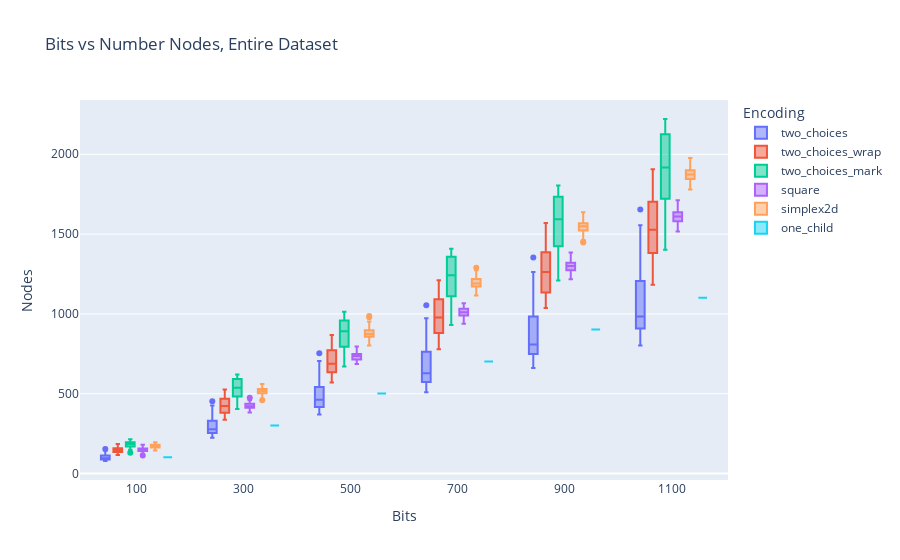
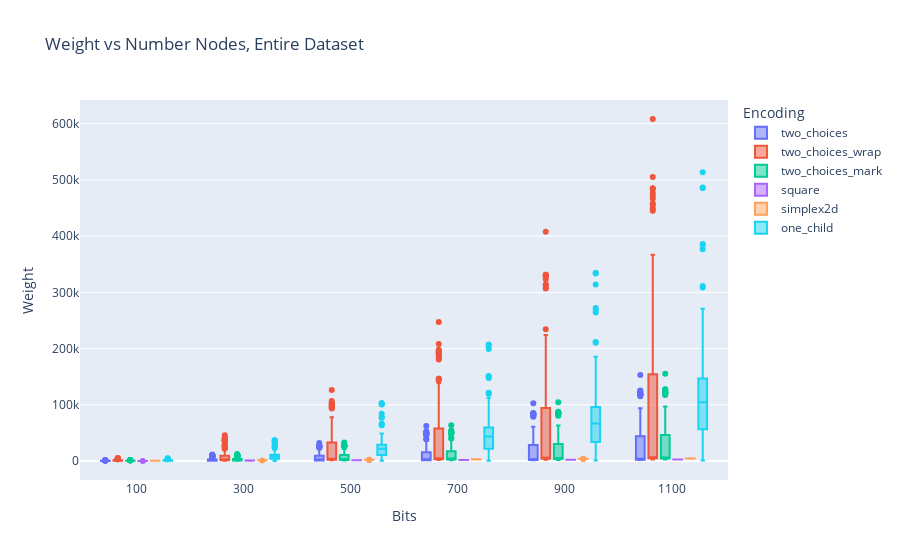
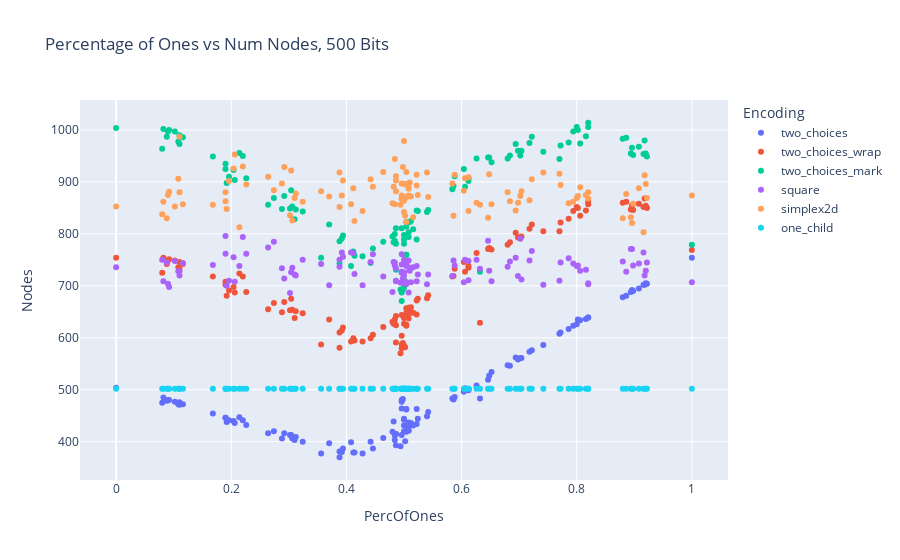
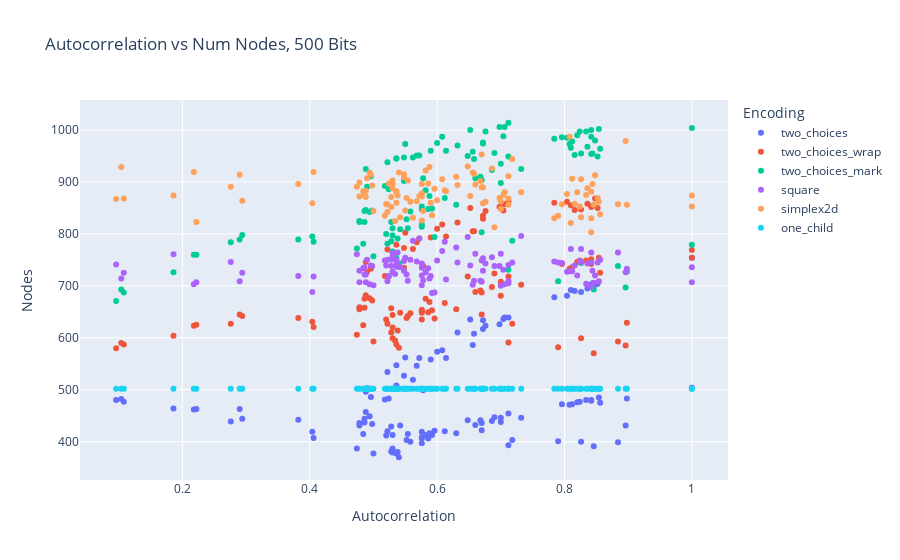

The code cell stored with these charts, in order, in its notebook:
### Markdown cell above
#### 4. Reports

### Code cell
fig = px.box(df, x="Bits", y="Nodes", color="Encoding", 
             title="Bits vs Number Nodes, Entire Dataset")
fig.show()

fig = px.box(df, x="Bits", y="Weight", color="Encoding", 
             title="Weight vs Number Nodes, Entire Dataset")
fig.show()

df_500 = df[df['Bits'] == 500] 
fig = px.scatter(df_500, x="PercOfOnes", y="Nodes", color="Encoding", 
             title="Percentage of Ones vs Num Nodes, 500 Bits")
fig.show()

fig = px.scatter(df_500, x="Autocorrelation", y="Nodes", color="Encoding", 
             title="Autocorrelation vs Num Nodes, 500 Bits")
fig.show()

### Figure 1 — Plotly figure (JSON) as saved in the notebook; plotly's stock layout.template omitted (floating-point values rounded to 4 significant figures; data arrays with more than 128 entries replaced by an {"elided": "..."} marker saying what was removed)
{"data": [{"alignmentgroup": "True", "hovertemplate": "Encoding=two_choices<br>Bits=%{x}<br>Nodes=%{y}<extra></extra>", "legendgroup": "two_choices", "marker": {"color": "#636efa"}, "name": "two_choices", "notched": false, "offsetgroup": "two_choices", "orientation": "v", "showlegend": true, "type": "box", "x": {"elided": "714 int values"}, "x0": " ", "xaxis": "x", "y": {"elided": "714 int values"}, "y0": " ", "yaxis": "y"}, {"alignmentgroup": "True", "hovertemplate": "Encoding=two_choices_wrap<br>Bits=%{x}<br>Nodes=%{y}<extra></extra>", "legendgroup": "two_choices_wrap", "marker": {"color": "#EF553B"}, "name": "two_choices_wrap", "notched": false, "offsetgroup": "two_choices_wrap", "orientation": "v", "showlegend": true, "type": "box", "x": {"elided": "714 int values"}, "x0": " ", "xaxis": "x", "y": {"elided": "714 int values"}, "y0": " ", "yaxis": "y"}, {"alignmentgroup": "True", "hovertemplate": "Encoding=two_choices_mark<br>Bits=%{x}<br>Nodes=%{y}<extra></extra>", "legendgroup": "two_choices_mark", "marker": {"color": "#00cc96"}, "name": "two_choices_mark", "notched": false, "offsetgroup": "two_choices_mark", "orientation": "v", "showlegend": true, "type": "box", "x": {"elided": "714 int values"}, "x0": " ", "xaxis": "x", "y": {"elided": "714 int values"}, "y0": " ", "yaxis": "y"}, {"alignmentgroup": "True", "hovertemplate": "Encoding=square<br>Bits=%{x}<br>Nodes=%{y}<extra></extra>", "legendgroup": "square", "marker": {"color": "#ab63fa"}, "name": "square", "notched": false, "offsetgroup": "square", "orientation": "v", "showlegend": true, "type": "box", "x": {"elided": "714 int values"}, "x0": " ", "xaxis": "x", "y": {"elided": "714 int values"}, "y0": " ", "yaxis": "y"}, {"alignmentgroup": "True", "hovertemplate": "Encoding=simplex2d<br>Bits=%{x}<br>Nodes=%{y}<extra></extra>", "legendgroup": "simplex2d", "marker": {"color": "#FFA15A"}, "name": "simplex2d", "notched": false, "offsetgroup": "simplex2d", "orientation": "v", "showlegend": true, "type": "box", "x": {"elided": "714 int values"}, "x0": " ", "xaxis": "x", "y": {"elided": "714 int values"}, "y0": " ", "yaxis": "y"}, {"alignmentgroup": "True", "hovertemplate": "Encoding=one_child<br>Bits=%{x}<br>Nodes=%{y}<extra></extra>", "legendgroup": "one_child", "marker": {"color": "#19d3f3"}, "name": "one_child", "notched": false, "offsetgroup": "one_child", "orientation": "v", "showlegend": true, "type": "box", "x": {"elided": "714 int values"}, "x0": " ", "xaxis": "x", "y": {"elided": "714 int values"}, "y0": " ", "yaxis": "y"}], "layout": {"boxmode": "group", "legend": {"title": {"text": "Encoding"}, "tracegroupgap": 0}, "title": {"text": "Bits vs Number Nodes, Entire Dataset"}, "xaxis": {"anchor": "y", "domain": [0, 1], "title": {"text": "Bits"}}, "yaxis": {"anchor": "x", "domain": [0, 1], "title": {"text": "Nodes"}}}}

### Figure 2 — Plotly figure (JSON) as saved in the notebook; plotly's stock layout.template omitted (floating-point values rounded to 4 significant figures; data arrays with more than 128 entries replaced by an {"elided": "..."} marker saying what was removed)
{"data": [{"alignmentgroup": "True", "hovertemplate": "Encoding=two_choices<br>Bits=%{x}<br>Weight=%{y}<extra></extra>", "legendgroup": "two_choices", "marker": {"color": "#636efa"}, "name": "two_choices", "notched": false, "offsetgroup": "two_choices", "orientation": "v", "showlegend": true, "type": "box", "x": {"elided": "714 int values"}, "x0": " ", "xaxis": "x", "y": {"elided": "714 int values"}, "y0": " ", "yaxis": "y"}, {"alignmentgroup": "True", "hovertemplate": "Encoding=two_choices_wrap<br>Bits=%{x}<br>Weight=%{y}<extra></extra>", "legendgroup": "two_choices_wrap", "marker": {"color": "#EF553B"}, "name": "two_choices_wrap", "notched": false, "offsetgroup": "two_choices_wrap", "orientation": "v", "showlegend": true, "type": "box", "x": {"elided": "714 int values"}, "x0": " ", "xaxis": "x", "y": {"elided": "714 int values"}, "y0": " ", "yaxis": "y"}, {"alignmentgroup": "True", "hovertemplate": "Encoding=two_choices_mark<br>Bits=%{x}<br>Weight=%{y}<extra></extra>", "legendgroup": "two_choices_mark", "marker": {"color": "#00cc96"}, "name": "two_choices_mark", "notched": false, "offsetgroup": "two_choices_mark", "orientation": "v", "showlegend": true, "type": "box", "x": {"elided": "714 int values"}, "x0": " ", "xaxis": "x", "y": {"elided": "714 int values"}, "y0": " ", "yaxis": "y"}, {"alignmentgroup": "True", "hovertemplate": "Encoding=square<br>Bits=%{x}<br>Weight=%{y}<extra></extra>", "legendgroup": "square", "marker": {"color": "#ab63fa"}, "name": "square", "notched": false, "offsetgroup": "square", "orientation": "v", "showlegend": true, "type": "box", "x": {"elided": "714 int values"}, "x0": " ", "xaxis": "x", "y": {"elided": "714 int values"}, "y0": " ", "yaxis": "y"}, {"alignmentgroup": "True", "hovertemplate": "Encoding=simplex2d<br>Bits=%{x}<br>Weight=%{y}<extra></extra>", "legendgroup": "simplex2d", "marker": {"color": "#FFA15A"}, "name": "simplex2d", "notched": false, "offsetgroup": "simplex2d", "orientation": "v", "showlegend": true, "type": "box", "x": {"elided": "714 int values"}, "x0": " ", "xaxis": "x", "y": {"elided": "714 int values"}, "y0": " ", "yaxis": "y"}, {"alignmentgroup": "True", "hovertemplate": "Encoding=one_child<br>Bits=%{x}<br>Weight=%{y}<extra></extra>", "legendgroup": "one_child", "marker": {"color": "#19d3f3"}, "name": "one_child", "notched": false, "offsetgroup": "one_child", "orientation": "v", "showlegend": true, "type": "box", "x": {"elided": "714 int values"}, "x0": " ", "xaxis": "x", "y": {"elided": "714 int values"}, "y0": " ", "yaxis": "y"}], "layout": {"boxmode": "group", "legend": {"title": {"text": "Encoding"}, "tracegroupgap": 0}, "title": {"text": "Weight vs Number Nodes, Entire Dataset"}, "xaxis": {"anchor": "y", "domain": [0, 1], "title": {"text": "Bits"}}, "yaxis": {"anchor": "x", "domain": [0, 1], "title": {"text": "Weight"}}}}

### Figure 3 — Plotly figure (JSON) as saved in the notebook; plotly's stock layout.template omitted (floating-point values rounded to 4 significant figures)
{"data": [{"hovertemplate": "Encoding=two_choices<br>PercOfOnes=%{x}<br>Nodes=%{y}<extra></extra>", "legendgroup": "two_choices", "marker": {"color": "#636efa", "symbol": "circle"}, "mode": "markers", "name": "two_choices", "orientation": "v", "showlegend": true, "type": "scatter", "x": [0.108, 0.092, 0.08, 0.088, 0.09, 0.11, 0.11, 0.082, 0.102, 0.116, 0.19, 0.192, 0.168, 0.196, 0.214, 0.22, 0.226, 0.206, 0.204, 0.19, 0.288, 0.302, 0.306, 0.324, 0.304, 0.31, 0.312, 0.274, 0.264, 0.292, 0.37, 0.428, 0.388, 0.388, 0.414, 0.356, 0.446, 0.412, 0.394, 0.392, 0.484, 0.51, 0.504, 0.5, 0.512, 0.524, 0.542, 0.486, 0.508, 0.516, 0.648, 0.606, 0.586, 0.646, 0.584, 0.612, 0.604, 0.588, 0.612, 0.626, 0.684, 0.68, 0.722, 0.718, 0.652, 0.694, 0.698, 0.742, 0.704, 0.702, 0.802, 0.82, 0.786, 0.77, 0.816, 0.82, 0.8, 0.794, 0.806, 0.772, 0.894, 0.922, 0.918, 0.896, 0.916, 0.908, 0.898, 0.92, 0.88, 0.886, 0, 1, 0.496, 0.498, 0.496, 0.504, 0.496, 0.504, 0.5, 0.522, 0.482, 0.48, 0.464, 0.5, 0.496, 0.522, 0.54, 0.486, 0.508, 0.504, 0.486, 0.484, 0.508, 0.502, 0.494, 0.442, 0.632, 0.408, 0.5], "xaxis": "x", "y": [472, 480, 475, 479, 480, 476, 471, 485, 477, 472, 446, 438, 454, 441, 447, 441, 432, 436, 440, 446, 406, 413, 406, 400, 413, 403, 409, 420, 416, 416, 397, 377, 381, 370, 379, 377, 387, 379, 387, 380, 412, 431, 429, 420, 436, 444, 457, 415, 437, 431, 527, 503, 481, 519, 483, 502, 496, 486, 499, 508, 546, 547, 576, 573, 534, 562, 558, 586, 561, 561, 635, 639, 617, 608, 636, 639, 626, 623, 634, 610, 688, 704, 702, 692, 702, 695, 690, 705, 678, 681, 504, 754, 480, 482, 477, 463, 464, 462, 444, 463, 439, 419, 407, 442, 413, 434, 449, 415, 421, 419, 393, 403, 422, 401, 391, 400, 483, 399, 431], "yaxis": "y"}, {"hovertemplate": "Encoding=two_choices_wrap<br>PercOfOnes=%{x}<br>Nodes=%{y}<extra></extra>", "legendgroup": "two_choices_wrap", "marker": {"color": "#EF553B", "symbol": "circle"}, "mode": "markers", "name": "two_choices_wrap", "orientation": "v", "showlegend": true, "type": "scatter", "x": [0.108, 0.092, 0.08, 0.088, 0.09, 0.11, 0.11, 0.082, 0.102, 0.116, 0.19, 0.192, 0.168, 0.196, 0.214, 0.22, 0.226, 0.206, 0.204, 0.19, 0.288, 0.302, 0.306, 0.324, 0.304, 0.31, 0.312, 0.274, 0.264, 0.292, 0.37, 0.428, 0.388, 0.388, 0.414, 0.356, 0.446, 0.412, 0.394, 0.392, 0.484, 0.51, 0.504, 0.5, 0.512, 0.524, 0.542, 0.486, 0.508, 0.516, 0.648, 0.606, 0.586, 0.646, 0.584, 0.612, 0.604, 0.588, 0.612, 0.626, 0.684, 0.68, 0.722, 0.718, 0.652, 0.694, 0.698, 0.742, 0.704, 0.702, 0.802, 0.82, 0.786, 0.77, 0.816, 0.82, 0.8, 0.794, 0.806, 0.772, 0.894, 0.922, 0.918, 0.896, 0.916, 0.908, 0.898, 0.92, 0.88, 0.886, 0, 1, 0.496, 0.498, 0.496, 0.504, 0.496, 0.504, 0.5, 0.522, 0.482, 0.48, 0.464, 0.5, 0.496, 0.522, 0.54, 0.486, 0.508, 0.504, 0.486, 0.484, 0.508, 0.502, 0.494, 0.442, 0.632, 0.408, 0.5], "xaxis": "x", "y": [736, 751, 725, 742, 749, 746, 733, 754, 749, 742, 702, 681, 718, 691, 724, 718, 688, 687, 698, 708, 649, 653, 654, 647, 675, 638, 651, 667, 655, 669, 635, 593, 610, 581, 595, 587, 606, 599, 620, 614, 635, 655, 657, 627, 659, 675, 682, 624, 658, 648, 773, 727, 719, 771, 718, 735, 746, 733, 738, 763, 784, 779, 818, 810, 770, 802, 793, 805, 795, 791, 850, 857, 829, 805, 845, 862, 852, 844, 835, 822, 847, 850, 868, 855, 852, 858, 846, 854, 860, 862, 754, 769, 580, 590, 587, 625, 604, 623, 642, 645, 627, 631, 621, 638, 644, 672, 676, 642, 637, 648, 591, 627, 645, 582, 570, 599, 629, 593, 585], "yaxis": "y"}, {"hovertemplate": "Encoding=two_choices_mark<br>PercOfOnes=%{x}<br>Nodes=%{y}<extra></extra>", "legendgroup": "two_choices_mark", "marker": {"color": "#00cc96", "symbol": "circle"}, "mode": "markers", "name": "two_choices_mark", "orientation": "v", "showlegend": true, "type": "scatter", "x": [0.108, 0.092, 0.08, 0.088, 0.09, 0.11, 0.11, 0.082, 0.102, 0.116, 0.19, 0.192, 0.168, 0.196, 0.214, 0.22, 0.226, 0.206, 0.204, 0.19, 0.288, 0.302, 0.306, 0.324, 0.304, 0.31, 0.312, 0.274, 0.264, 0.292, 0.37, 0.428, 0.388, 0.388, 0.414, 0.356, 0.446, 0.412, 0.394, 0.392, 0.484, 0.51, 0.504, 0.5, 0.512, 0.524, 0.542, 0.486, 0.508, 0.516, 0.648, 0.606, 0.586, 0.646, 0.584, 0.612, 0.604, 0.588, 0.612, 0.626, 0.684, 0.68, 0.722, 0.718, 0.652, 0.694, 0.698, 0.742, 0.704, 0.702, 0.802, 0.82, 0.786, 0.77, 0.816, 0.82, 0.8, 0.794, 0.806, 0.772, 0.894, 0.922, 0.918, 0.896, 0.916, 0.908, 0.898, 0.92, 0.88, 0.886, 0, 1, 0.496, 0.498, 0.496, 0.504, 0.496, 0.504, 0.5, 0.522, 0.482, 0.48, 0.464, 0.5, 0.496, 0.522, 0.54, 0.486, 0.508, 0.504, 0.486, 0.484, 0.508, 0.502, 0.494, 0.442, 0.632, 0.408, 0.5], "xaxis": "x", "y": [978, 1000, 964, 987, 997, 990, 973, 1002, 997, 986, 925, 898, 949, 910, 956, 950, 907, 904, 923, 935, 848, 849, 853, 843, 884, 828, 847, 869, 856, 873, 818, 757, 786, 743, 758, 754, 772, 766, 797, 791, 800, 823, 823, 781, 825, 844, 846, 781, 823, 809, 947, 891, 892, 947, 886, 902, 925, 911, 907, 945, 951, 945, 987, 975, 938, 973, 960, 958, 960, 951, 1000, 1006, 976, 944, 988, 1014, 1006, 997, 974, 970, 955, 949, 980, 966, 954, 968, 952, 955, 983, 985, 1004, 779, 671, 693, 687, 760, 726, 760, 798, 789, 784, 795, 785, 789, 811, 845, 842, 811, 794, 814, 731, 787, 803, 709, 693, 744, 727, 738, 697], "yaxis": "y"}, {"hovertemplate": "Encoding=square<br>PercOfOnes=%{x}<br>Nodes=%{y}<extra></extra>", "legendgroup": "square", "marker": {"color": "#ab63fa", "symbol": "circle"}, "mode": "markers", "name": "square", "orientation": "v", "showlegend": true, "type": "scatter", "x": [0.108, 0.092, 0.08, 0.088, 0.09, 0.11, 0.11, 0.082, 0.102, 0.116, 0.19, 0.192, 0.168, 0.196, 0.214, 0.22, 0.226, 0.206, 0.204, 0.19, 0.288, 0.302, 0.306, 0.324, 0.304, 0.31, 0.312, 0.274, 0.264, 0.292, 0.37, 0.428, 0.388, 0.388, 0.414, 0.356, 0.446, 0.412, 0.394, 0.392, 0.484, 0.51, 0.504, 0.5, 0.512, 0.524, 0.542, 0.486, 0.508, 0.516, 0.648, 0.606, 0.586, 0.646, 0.584, 0.612, 0.604, 0.588, 0.612, 0.626, 0.684, 0.68, 0.722, 0.718, 0.652, 0.694, 0.698, 0.742, 0.704, 0.702, 0.802, 0.82, 0.786, 0.77, 0.816, 0.82, 0.8, 0.794, 0.806, 0.772, 0.894, 0.922, 0.918, 0.896, 0.916, 0.908, 0.898, 0.92, 0.88, 0.886, 0, 1, 0.496, 0.498, 0.496, 0.504, 0.496, 0.504, 0.5, 0.522, 0.482, 0.48, 0.464, 0.5, 0.496, 0.522, 0.54, 0.486, 0.508, 0.504, 0.486, 0.484, 0.508, 0.502, 0.494, 0.442, 0.632, 0.408, 0.5], "xaxis": "x", "y": [728, 698, 750, 745, 704, 720, 728, 709, 748, 744, 796, 700, 740, 710, 738, 794, 762, 708, 755, 762, 734, 686, 735, 750, 726, 722, 720, 785, 774, 714, 701, 701, 750, 737, 723, 742, 761, 763, 756, 764, 739, 729, 738, 750, 707, 722, 722, 734, 736, 736, 729, 750, 749, 787, 719, 748, 707, 739, 711, 750, 747, 737, 767, 749, 709, 754, 719, 702, 712, 791, 739, 703, 753, 710, 731, 705, 738, 743, 729, 745, 771, 745, 720, 771, 764, 743, 739, 729, 747, 727, 736, 707, 741, 714, 725, 707, 761, 703, 725, 709, 746, 688, 718, 719, 727, 738, 703, 710, 687, 743, 709, 745, 749, 745, 706, 746, 733, 764, 726], "yaxis": "y"}, {"hovertemplate": "Encoding=simplex2d<br>PercOfOnes=%{x}<br>Nodes=%{y}<extra></extra>", "legendgroup": "simplex2d", "marker": {"color": "#FFA15A", "symbol": "circle"}, "mode": "markers", "name": "simplex2d", "orientation": "v", "showlegend": true, "type": "scatter", "x": [0.108, 0.092, 0.08, 0.088, 0.09, 0.11, 0.11, 0.082, 0.102, 0.116, 0.19, 0.192, 0.168, 0.196, 0.214, 0.22, 0.226, 0.206, 0.204, 0.19, 0.288, 0.302, 0.306, 0.324, 0.304, 0.31, 0.312, 0.274, 0.264, 0.292, 0.37, 0.428, 0.388, 0.388, 0.414, 0.356, 0.446, 0.412, 0.394, 0.392, 0.484, 0.51, 0.504, 0.5, 0.512, 0.524, 0.542, 0.486, 0.508, 0.516, 0.648, 0.606, 0.586, 0.646, 0.584, 0.612, 0.604, 0.588, 0.612, 0.626, 0.684, 0.68, 0.722, 0.718, 0.652, 0.694, 0.698, 0.742, 0.704, 0.702, 0.802, 0.82, 0.786, 0.77, 0.816, 0.82, 0.8, 0.794, 0.806, 0.772, 0.894, 0.922, 0.918, 0.896, 0.916, 0.908, 0.898, 0.92, 0.88, 0.886, 0, 1, 0.496, 0.498, 0.496, 0.504, 0.496, 0.504, 0.5, 0.522, 0.482, 0.48, 0.464, 0.5, 0.496, 0.522, 0.54, 0.486, 0.508, 0.504, 0.486, 0.484, 0.508, 0.502, 0.494, 0.442, 0.632, 0.408, 0.5], "xaxis": "x", "y": [906, 881, 838, 830, 875, 880, 987, 862, 853, 857, 880, 848, 856, 902, 813, 930, 895, 953, 926, 863, 897, 836, 826, 862, 922, 869, 878, 884, 910, 929, 872, 844, 852, 918, 825, 882, 891, 888, 903, 874, 857, 899, 871, 842, 872, 875, 871, 882, 874, 832, 915, 907, 835, 831, 897, 909, 883, 914, 844, 860, 863, 880, 905, 865, 857, 845, 860, 918, 882, 873, 873, 880, 859, 916, 875, 868, 869, 862, 890, 894, 832, 869, 913, 821, 803, 888, 858, 896, 830, 877, 853, 874, 867, 929, 868, 823, 874, 919, 864, 914, 891, 859, 919, 896, 897, 893, 918, 903, 887, 896, 911, 944, 890, 835, 856, 905, 856, 857, 979], "yaxis": "y"}, {"hovertemplate": "Encoding=one_child<br>PercOfOnes=%{x}<br>Nodes=%{y}<extra></extra>", "legendgroup": "one_child", "marker": {"color": "#19d3f3", "symbol": "circle"}, "mode": "markers", "name": "one_child", "orientation": "v", "showlegend": true, "type": "scatter", "x": [0.108, 0.092, 0.08, 0.088, 0.09, 0.11, 0.11, 0.082, 0.102, 0.116, 0.19, 0.192, 0.168, 0.196, 0.214, 0.22, 0.226, 0.206, 0.204, 0.19, 0.288, 0.302, 0.306, 0.324, 0.304, 0.31, 0.312, 0.274, 0.264, 0.292, 0.37, 0.428, 0.388, 0.388, 0.414, 0.356, 0.446, 0.412, 0.394, 0.392, 0.484, 0.51, 0.504, 0.5, 0.512, 0.524, 0.542, 0.486, 0.508, 0.516, 0.648, 0.606, 0.586, 0.646, 0.584, 0.612, 0.604, 0.588, 0.612, 0.626, 0.684, 0.68, 0.722, 0.718, 0.652, 0.694, 0.698, 0.742, 0.704, 0.702, 0.802, 0.82, 0.786, 0.77, 0.816, 0.82, 0.8, 0.794, 0.806, 0.772, 0.894, 0.922, 0.918, 0.896, 0.916, 0.908, 0.898, 0.92, 0.88, 0.886, 0, 1, 0.496, 0.498, 0.496, 0.504, 0.496, 0.504, 0.5, 0.522, 0.482, 0.48, 0.464, 0.5, 0.496, 0.522, 0.54, 0.486, 0.508, 0.504, 0.486, 0.484, 0.508, 0.502, 0.494, 0.442, 0.632, 0.408, 0.5], "xaxis": "x", "y": [502, 502, 502, 502, 502, 502, 502, 502, 502, 502, 502, 502, 502, 502, 502, 502, 502, 502, 502, 502, 502, 502, 502, 502, 502, 502, 502, 502, 502, 502, 502, 502, 502, 502, 502, 502, 502, 502, 502, 502, 502, 502, 502, 502, 502, 502, 502, 502, 502, 502, 502, 502, 502, 502, 502, 502, 502, 502, 502, 502, 502, 502, 502, 502, 502, 502, 502, 502, 502, 502, 502, 502, 502, 502, 502, 502, 502, 502, 502, 502, 502, 502, 502, 502, 502, 502, 502, 502, 502, 502, 502, 502, 502, 502, 502, 502, 502, 502, 502, 502, 502, 502, 502, 502, 502, 502, 502, 502, 502, 502, 502, 502, 502, 502, 502, 502, 502, 502, 502], "yaxis": "y"}], "layout": {"legend": {"title": {"text": "Encoding"}, "tracegroupgap": 0}, "title": {"text": "Percentage of Ones vs Num Nodes, 500 Bits"}, "xaxis": {"anchor": "y", "domain": [0, 1], "title": {"text": "PercOfOnes"}}, "yaxis": {"anchor": "x", "domain": [0, 1], "title": {"text": "Nodes"}}}}

### Figure 4 — Plotly figure (JSON) as saved in the notebook; plotly's stock layout.template omitted (floating-point values rounded to 4 significant figures)
{"data": [{"hovertemplate": "Encoding=two_choices<br>Autocorrelation=%{x}<br>Nodes=%{y}<extra></extra>", "legendgroup": "two_choices", "marker": {"color": "#636efa", "symbol": "circle"}, "mode": "markers", "name": "two_choices", "orientation": "v", "showlegend": true, "type": "scatter", "x": [0.812, 0.842, 0.856, 0.842, 0.834, 0.82, 0.808, 0.854, 0.824, 0.796, 0.732, 0.7, 0.712, 0.668, 0.69, 0.648, 0.66, 0.67, 0.686, 0.7, 0.586, 0.592, 0.576, 0.558, 0.582, 0.552, 0.576, 0.612, 0.63, 0.588, 0.576, 0.5, 0.528, 0.54, 0.534, 0.536, 0.474, 0.53, 0.53, 0.538, 0.52, 0.478, 0.528, 0.522, 0.478, 0.486, 0.488, 0.484, 0.486, 0.542, 0.548, 0.49, 0.518, 0.562, 0.524, 0.548, 0.488, 0.496, 0.578, 0.536, 0.568, 0.536, 0.608, 0.6, 0.522, 0.55, 0.59, 0.656, 0.614, 0.572, 0.652, 0.706, 0.672, 0.658, 0.704, 0.712, 0.698, 0.676, 0.672, 0.632, 0.826, 0.852, 0.848, 0.81, 0.842, 0.836, 0.816, 0.844, 0.784, 0.804, 1, 1, 0.096, 0.104, 0.108, 0.222, 0.186, 0.218, 0.294, 0.29, 0.276, 0.404, 0.406, 0.382, 0.53, 0.498, 0.494, 0.554, 0.596, 0.576, 0.712, 0.718, 0.67, 0.79, 0.846, 0.826, 0.898, 0.884, 0.896], "xaxis": "x", "y": [472, 480, 475, 479, 480, 476, 471, 485, 477, 472, 446, 438, 454, 441, 447, 441, 432, 436, 440, 446, 406, 413, 406, 400, 413, 403, 409, 420, 416, 416, 397, 377, 381, 370, 379, 377, 387, 379, 387, 380, 412, 431, 429, 420, 436, 444, 457, 415, 437, 431, 527, 503, 481, 519, 483, 502, 496, 486, 499, 508, 546, 547, 576, 573, 534, 562, 558, 586, 561, 561, 635, 639, 617, 608, 636, 639, 626, 623, 634, 610, 688, 704, 702, 692, 702, 695, 690, 705, 678, 681, 504, 754, 480, 482, 477, 463, 464, 462, 444, 463, 439, 419, 407, 442, 413, 434, 449, 415, 421, 419, 393, 403, 422, 401, 391, 400, 483, 399, 431], "yaxis": "y"}, {"hovertemplate": "Encoding=two_choices_wrap<br>Autocorrelation=%{x}<br>Nodes=%{y}<extra></extra>", "legendgroup": "two_choices_wrap", "marker": {"color": "#EF553B", "symbol": "circle"}, "mode": "markers", "name": "two_choices_wrap", "orientation": "v", "showlegend": true, "type": "scatter", "x": [0.812, 0.842, 0.856, 0.842, 0.834, 0.82, 0.808, 0.854, 0.824, 0.796, 0.732, 0.7, 0.712, 0.668, 0.69, 0.648, 0.66, 0.67, 0.686, 0.7, 0.586, 0.592, 0.576, 0.558, 0.582, 0.552, 0.576, 0.612, 0.63, 0.588, 0.576, 0.5, 0.528, 0.54, 0.534, 0.536, 0.474, 0.53, 0.53, 0.538, 0.52, 0.478, 0.528, 0.522, 0.478, 0.486, 0.488, 0.484, 0.486, 0.542, 0.548, 0.49, 0.518, 0.562, 0.524, 0.548, 0.488, 0.496, 0.578, 0.536, 0.568, 0.536, 0.608, 0.6, 0.522, 0.55, 0.59, 0.656, 0.614, 0.572, 0.652, 0.706, 0.672, 0.658, 0.704, 0.712, 0.698, 0.676, 0.672, 0.632, 0.826, 0.852, 0.848, 0.81, 0.842, 0.836, 0.816, 0.844, 0.784, 0.804, 1, 1, 0.096, 0.104, 0.108, 0.222, 0.186, 0.218, 0.294, 0.29, 0.276, 0.404, 0.406, 0.382, 0.53, 0.498, 0.494, 0.554, 0.596, 0.576, 0.712, 0.718, 0.67, 0.79, 0.846, 0.826, 0.898, 0.884, 0.896], "xaxis": "x", "y": [736, 751, 725, 742, 749, 746, 733, 754, 749, 742, 702, 681, 718, 691, 724, 718, 688, 687, 698, 708, 649, 653, 654, 647, 675, 638, 651, 667, 655, 669, 635, 593, 610, 581, 595, 587, 606, 599, 620, 614, 635, 655, 657, 627, 659, 675, 682, 624, 658, 648, 773, 727, 719, 771, 718, 735, 746, 733, 738, 763, 784, 779, 818, 810, 770, 802, 793, 805, 795, 791, 850, 857, 829, 805, 845, 862, 852, 844, 835, 822, 847, 850, 868, 855, 852, 858, 846, 854, 860, 862, 754, 769, 580, 590, 587, 625, 604, 623, 642, 645, 627, 631, 621, 638, 644, 672, 676, 642, 637, 648, 591, 627, 645, 582, 570, 599, 629, 593, 585], "yaxis": "y"}, {"hovertemplate": "Encoding=two_choices_mark<br>Autocorrelation=%{x}<br>Nodes=%{y}<extra></extra>", "legendgroup": "two_choices_mark", "marker": {"color": "#00cc96", "symbol": "circle"}, "mode": "markers", "name": "two_choices_mark", "orientation": "v", "showlegend": true, "type": "scatter", "x": [0.812, 0.842, 0.856, 0.842, 0.834, 0.82, 0.808, 0.854, 0.824, 0.796, 0.732, 0.7, 0.712, 0.668, 0.69, 0.648, 0.66, 0.67, 0.686, 0.7, 0.586, 0.592, 0.576, 0.558, 0.582, 0.552, 0.576, 0.612, 0.63, 0.588, 0.576, 0.5, 0.528, 0.54, 0.534, 0.536, 0.474, 0.53, 0.53, 0.538, 0.52, 0.478, 0.528, 0.522, 0.478, 0.486, 0.488, 0.484, 0.486, 0.542, 0.548, 0.49, 0.518, 0.562, 0.524, 0.548, 0.488, 0.496, 0.578, 0.536, 0.568, 0.536, 0.608, 0.6, 0.522, 0.55, 0.59, 0.656, 0.614, 0.572, 0.652, 0.706, 0.672, 0.658, 0.704, 0.712, 0.698, 0.676, 0.672, 0.632, 0.826, 0.852, 0.848, 0.81, 0.842, 0.836, 0.816, 0.844, 0.784, 0.804, 1, 1, 0.096, 0.104, 0.108, 0.222, 0.186, 0.218, 0.294, 0.29, 0.276, 0.404, 0.406, 0.382, 0.53, 0.498, 0.494, 0.554, 0.596, 0.576, 0.712, 0.718, 0.67, 0.79, 0.846, 0.826, 0.898, 0.884, 0.896], "xaxis": "x", "y": [978, 1000, 964, 987, 997, 990, 973, 1002, 997, 986, 925, 898, 949, 910, 956, 950, 907, 904, 923, 935, 848, 849, 853, 843, 884, 828, 847, 869, 856, 873, 818, 757, 786, 743, 758, 754, 772, 766, 797, 791, 800, 823, 823, 781, 825, 844, 846, 781, 823, 809, 947, 891, 892, 947, 886, 902, 925, 911, 907, 945, 951, 945, 987, 975, 938, 973, 960, 958, 960, 951, 1000, 1006, 976, 944, 988, 1014, 1006, 997, 974, 970, 955, 949, 980, 966, 954, 968, 952, 955, 983, 985, 1004, 779, 671, 693, 687, 760, 726, 760, 798, 789, 784, 795, 785, 789, 811, 845, 842, 811, 794, 814, 731, 787, 803, 709, 693, 744, 727, 738, 697], "yaxis": "y"}, {"hovertemplate": "Encoding=square<br>Autocorrelation=%{x}<br>Nodes=%{y}<extra></extra>", "legendgroup": "square", "marker": {"color": "#ab63fa", "symbol": "circle"}, "mode": "markers", "name": "square", "orientation": "v", "showlegend": true, "type": "scatter", "x": [0.812, 0.842, 0.856, 0.842, 0.834, 0.82, 0.808, 0.854, 0.824, 0.796, 0.732, 0.7, 0.712, 0.668, 0.69, 0.648, 0.66, 0.67, 0.686, 0.7, 0.586, 0.592, 0.576, 0.558, 0.582, 0.552, 0.576, 0.612, 0.63, 0.588, 0.576, 0.5, 0.528, 0.54, 0.534, 0.536, 0.474, 0.53, 0.53, 0.538, 0.52, 0.478, 0.528, 0.522, 0.478, 0.486, 0.488, 0.484, 0.486, 0.542, 0.548, 0.49, 0.518, 0.562, 0.524, 0.548, 0.488, 0.496, 0.578, 0.536, 0.568, 0.536, 0.608, 0.6, 0.522, 0.55, 0.59, 0.656, 0.614, 0.572, 0.652, 0.706, 0.672, 0.658, 0.704, 0.712, 0.698, 0.676, 0.672, 0.632, 0.826, 0.852, 0.848, 0.81, 0.842, 0.836, 0.816, 0.844, 0.784, 0.804, 1, 1, 0.096, 0.104, 0.108, 0.222, 0.186, 0.218, 0.294, 0.29, 0.276, 0.404, 0.406, 0.382, 0.53, 0.498, 0.494, 0.554, 0.596, 0.576, 0.712, 0.718, 0.67, 0.79, 0.846, 0.826, 0.898, 0.884, 0.896], "xaxis": "x", "y": [728, 698, 750, 745, 704, 720, 728, 709, 748, 744, 796, 700, 740, 710, 738, 794, 762, 708, 755, 762, 734, 686, 735, 750, 726, 722, 720, 785, 774, 714, 701, 701, 750, 737, 723, 742, 761, 763, 756, 764, 739, 729, 738, 750, 707, 722, 722, 734, 736, 736, 729, 750, 749, 787, 719, 748, 707, 739, 711, 750, 747, 737, 767, 749, 709, 754, 719, 702, 712, 791, 739, 703, 753, 710, 731, 705, 738, 743, 729, 745, 771, 745, 720, 771, 764, 743, 739, 729, 747, 727, 736, 707, 741, 714, 725, 707, 761, 703, 725, 709, 746, 688, 718, 719, 727, 738, 703, 710, 687, 743, 709, 745, 749, 745, 706, 746, 733, 764, 726], "yaxis": "y"}, {"hovertemplate": "Encoding=simplex2d<br>Autocorrelation=%{x}<br>Nodes=%{y}<extra></extra>", "legendgroup": "simplex2d", "marker": {"color": "#FFA15A", "symbol": "circle"}, "mode": "markers", "name": "simplex2d", "orientation": "v", "showlegend": true, "type": "scatter", "x": [0.812, 0.842, 0.856, 0.842, 0.834, 0.82, 0.808, 0.854, 0.824, 0.796, 0.732, 0.7, 0.712, 0.668, 0.69, 0.648, 0.66, 0.67, 0.686, 0.7, 0.586, 0.592, 0.576, 0.558, 0.582, 0.552, 0.576, 0.612, 0.63, 0.588, 0.576, 0.5, 0.528, 0.54, 0.534, 0.536, 0.474, 0.53, 0.53, 0.538, 0.52, 0.478, 0.528, 0.522, 0.478, 0.486, 0.488, 0.484, 0.486, 0.542, 0.548, 0.49, 0.518, 0.562, 0.524, 0.548, 0.488, 0.496, 0.578, 0.536, 0.568, 0.536, 0.608, 0.6, 0.522, 0.55, 0.59, 0.656, 0.614, 0.572, 0.652, 0.706, 0.672, 0.658, 0.704, 0.712, 0.698, 0.676, 0.672, 0.632, 0.826, 0.852, 0.848, 0.81, 0.842, 0.836, 0.816, 0.844, 0.784, 0.804, 1, 1, 0.096, 0.104, 0.108, 0.222, 0.186, 0.218, 0.294, 0.29, 0.276, 0.404, 0.406, 0.382, 0.53, 0.498, 0.494, 0.554, 0.596, 0.576, 0.712, 0.718, 0.67, 0.79, 0.846, 0.826, 0.898, 0.884, 0.896], "xaxis": "x", "y": [906, 881, 838, 830, 875, 880, 987, 862, 853, 857, 880, 848, 856, 902, 813, 930, 895, 953, 926, 863, 897, 836, 826, 862, 922, 869, 878, 884, 910, 929, 872, 844, 852, 918, 825, 882, 891, 888, 903, 874, 857, 899, 871, 842, 872, 875, 871, 882, 874, 832, 915, 907, 835, 831, 897, 909, 883, 914, 844, 860, 863, 880, 905, 865, 857, 845, 860, 918, 882, 873, 873, 880, 859, 916, 875, 868, 869, 862, 890, 894, 832, 869, 913, 821, 803, 888, 858, 896, 830, 877, 853, 874, 867, 929, 868, 823, 874, 919, 864, 914, 891, 859, 919, 896, 897, 893, 918, 903, 887, 896, 911, 944, 890, 835, 856, 905, 856, 857, 979], "yaxis": "y"}, {"hovertemplate": "Encoding=one_child<br>Autocorrelation=%{x}<br>Nodes=%{y}<extra></extra>", "legendgroup": "one_child", "marker": {"color": "#19d3f3", "symbol": "circle"}, "mode": "markers", "name": "one_child", "orientation": "v", "showlegend": true, "type": "scatter", "x": [0.812, 0.842, 0.856, 0.842, 0.834, 0.82, 0.808, 0.854, 0.824, 0.796, 0.732, 0.7, 0.712, 0.668, 0.69, 0.648, 0.66, 0.67, 0.686, 0.7, 0.586, 0.592, 0.576, 0.558, 0.582, 0.552, 0.576, 0.612, 0.63, 0.588, 0.576, 0.5, 0.528, 0.54, 0.534, 0.536, 0.474, 0.53, 0.53, 0.538, 0.52, 0.478, 0.528, 0.522, 0.478, 0.486, 0.488, 0.484, 0.486, 0.542, 0.548, 0.49, 0.518, 0.562, 0.524, 0.548, 0.488, 0.496, 0.578, 0.536, 0.568, 0.536, 0.608, 0.6, 0.522, 0.55, 0.59, 0.656, 0.614, 0.572, 0.652, 0.706, 0.672, 0.658, 0.704, 0.712, 0.698, 0.676, 0.672, 0.632, 0.826, 0.852, 0.848, 0.81, 0.842, 0.836, 0.816, 0.844, 0.784, 0.804, 1, 1, 0.096, 0.104, 0.108, 0.222, 0.186, 0.218, 0.294, 0.29, 0.276, 0.404, 0.406, 0.382, 0.53, 0.498, 0.494, 0.554, 0.596, 0.576, 0.712, 0.718, 0.67, 0.79, 0.846, 0.826, 0.898, 0.884, 0.896], "xaxis": "x", "y": [502, 502, 502, 502, 502, 502, 502, 502, 502, 502, 502, 502, 502, 502, 502, 502, 502, 502, 502, 502, 502, 502, 502, 502, 502, 502, 502, 502, 502, 502, 502, 502, 502, 502, 502, 502, 502, 502, 502, 502, 502, 502, 502, 502, 502, 502, 502, 502, 502, 502, 502, 502, 502, 502, 502, 502, 502, 502, 502, 502, 502, 502, 502, 502, 502, 502, 502, 502, 502, 502, 502, 502, 502, 502, 502, 502, 502, 502, 502, 502, 502, 502, 502, 502, 502, 502, 502, 502, 502, 502, 502, 502, 502, 502, 502, 502, 502, 502, 502, 502, 502, 502, 502, 502, 502, 502, 502, 502, 502, 502, 502, 502, 502, 502, 502, 502, 502, 502, 502], "yaxis": "y"}], "layout": {"legend": {"title": {"text": "Encoding"}, "tracegroupgap": 0}, "title": {"text": "Autocorrelation vs Num Nodes, 500 Bits"}, "xaxis": {"anchor": "y", "domain": [0, 1], "title": {"text": "Autocorrelation"}}, "yaxis": {"anchor": "x", "domain": [0, 1], "title": {"text": "Nodes"}}}}
